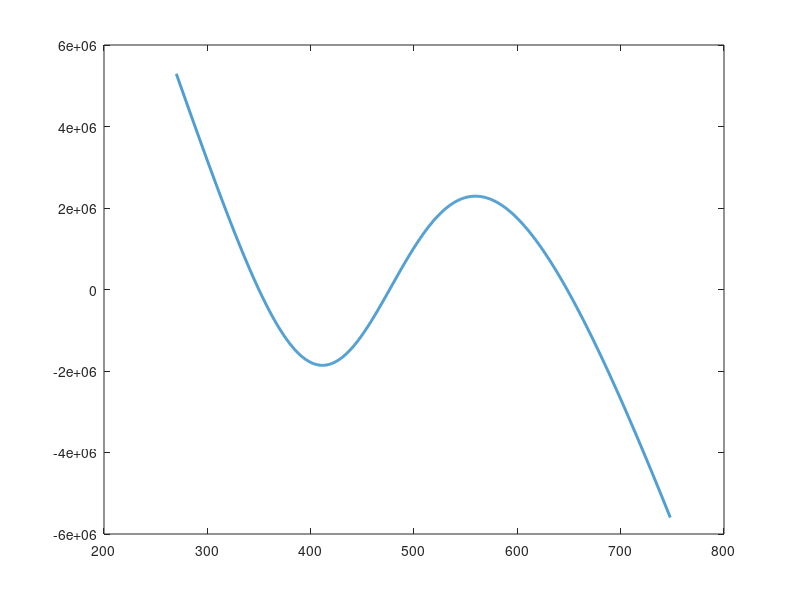

This figure's MATLAB source: (Note: this script raises an error after producing the figure.)
tfinal = 200;
%Parameters
rho = 1000; rhoj = 800; cp = 2500; cpj = 5000; UA = 20000;
V = 0.25; Vj = 0.04;
Q = 25e-3; Qj = 5e-3; Tin = 350; Tjin = 298; cAin = 4000;
k0 = 800; EbyR = 4500; deltaH = -250000;
tau = V / Q; beta = UA / (Qj * rhoj * cpj);
pars = [rho rhoj cp cpj UA V Vj Q Qj Tin Tjin cAin k0 EbyR deltaH];
T = 270:0.1:748;
k = k0*exp(-EbyR./T);

% Graphical Method 
f2 = -deltaH*(k*tau./(1+k*tau))*Q*cAin + Q*rho*cp*(Tin-T)-(UA/(1+beta))*(T-Tjin);
f3 = f2./(Q*rho*cp*(Tin-Tjin)); % normalized
figure('units','normalized','outerposition',[0 0 1 1])
plot(T,f2,'LineWidth',2); refline(0,0); grid on;
xlabel('Tank Temperature (K)','FontSize',14); ylabel('f_2(T)','FontSize',14);

% Initial Guess is chosen from the above graphical method
[a, b] = find((abs(f3)<0.0007));
Tss0 = T(b);
Tjss0 = ((Qj*rhoj*cpj)*Tjin + UA*Tss0)/(Qj*cpj*rhoj + UA);
cAss0 = (Q/V)*cAin./(Q/V + k0*exp(-EbyR./Tss0));

% Use fsolve & plot in f2 vs. T plot
for i = 1:3
    sssolution = fsolve(@(y) cstrss(y,pars), [cAss0(i) Tss0(i) Tjss0(i)]);
    cAss(i) = sssolution(1); Tss(i) = sssolution(2); Tjss(i) = sssolution(3);
end
hold on
plot(Tss(1),0,'bo','MarkerSize',8,'MarkerFaceColor','blue')
hold on
plot(Tss(2),0,'bo','MarkerSize',8,'MarkerFaceColor','red')
hold on
plot(Tss(3),0,'bo','MarkerSize',8,'MarkerFaceColor','blue')

A=cAss;
B=Tss;
C=Tjss;

% Phase Plane plot for the Non-Linear Equations
figure('Name','Phase Plane Plot','units','normalized','outerposition',[0 0 1 1])
plot(cAss(1),Tss(1),'o','MarkerSize',18,'MarkerFaceColor','blue')
hold on
plot(cAss(2),Tss(2),'o','MarkerSize',18,'MarkerFaceColor','red')
hold on
plot(cAss(3),Tss(3),'o','MarkerSize',18,'MarkerFaceColor','blue')
hold on
cA0vec = [500:500:4000]; T0vec = [300:25:500]; Tj0 = 300;
for i = 1:numel(cA0vec)
    for j = 1:numel(T0vec)
        cA0 = cA0vec(i);
        T0 = T0vec(j);
        [t, cT] = ode15s(@(t,cT) cstrss(cT,pars), [0 tfinal], [cA0 T0 Tj0]);
        cAvec = cT(:,1); Tvec = cT(:,2);
        plot(cAvec, Tvec, 'o-')
        xlabel('Concentration of A (mol/m3)','FontSize',14); ylabel('Tank Temperature (K)','FontSize',14);
        hold on;
        plot(cA0,T0,'o','MarkerSize',8,'MarkerEdgeColor','green','MarkerFaceColor','green');
        hold on;
    end
end

% f2 vs. T plots for Tjin = 484K
Tjinvec = [484];
figure('Name','f2 vs. T for different Tjin','units','normalized','outerposition',[0 0 1 1])
for i = 1:numel(Tjinvec)
    Tjin = Tjinvec(i);
    f2 = -deltaH*(k*tau./(1+k*tau))*Q*cAin + Q*rho*cp*(Tin-T)-(UA/(1+beta))*(T-Tjin);
    f3 = f2/max(f2);
    plot(T,f2,'LineWidth',2); refline(0,0); grid on;
    hold on
    xlabel('Tank Temperature (K)','FontSize',14); ylabel('f_2(T)','FontSize',14); title(num2str(Tjin),'FontSize',14);
    [a, b] = find((abs(f3)<0.01));
    Tss0 = T(b);
    Tjss0 = ((Qj*rhoj*cpj)*Tjin + UA*Tss0)/(Qj*cpj*rhoj + UA);
    cAss0 = (Q/V)*cAin./(Q/V + k0*exp(-EbyR./Tss0));
    for j = 1:numel(b)
        pars = [rho rhoj cp cpj UA V Vj Q Qj Tin Tjin cAin k0 EbyR deltaH];
        sssolution = fsolve(@(y) cstrss(y,pars), [cAss0(j) Tss0(j) Tjss0(j)]);
        cAss(j) = sssolution(1); Tss(j) = sssolution(2); Tjss(j) = sssolution(3);
    end
end

% Bifurcation plot with Tj,in as the Bifurcation Parameter
Tin = 350;
clear Tjss 
T = 273:0.1:723;
k = k0*exp(-EbyR./T);
Tjinvec = [50 :3 :500];
Tjssmat = nan*ones(numel(Tjinvec),3);
for i = 1:numel(Tjinvec)
    Tjin = Tjinvec(i);
    f2 = -deltaH*(k*tau./(1+k*tau))*Q*cAin + Q*rho*cp*(Tin-T)-(UA/(1+beta))*(T-Tjin);
    f3 = f2/max(f2);
    b = find(abs(diff(sign(f2)))>0);
    Tss0 = T(b);
    Tjss0 = ((Qj*rhoj*cpj)*Tjin + UA*Tss0)/(Qj*cpj*rhoj + UA);
    cAss0 = (Q/V)*cAin./(Q/V + k0*exp(-EbyR./Tss0));
    for j = 1:numel(b)
        pars = [rho rhoj cp cpj UA V Vj Q Qj Tin Tjin cAin k0 EbyR deltaH];
        sssolution = fsolve(@(y) cstrss(y,pars), [cAss0(j) Tss0(j) Tjss0(j)]);
        cAss(i,j) = sssolution(1); Tss(i,j) = sssolution(2); Tjssmat(i,j) = sssolution(3);
    end
    Tjssmat;
    clear b pos
end   
figure('Name','Bifurcation Plot','units','normalized','outerposition',[0 0 1 1])
plot(Tjinvec, Tjssmat,'ro','MarkerSize',8,'MarkerFaceColor','red')
xlabel('Inlet Jacket Temperature (K)','FontSize',14); ylabel('Steady State Jacket Temperature (K)','FontSize',14); title('Bifurcation Plot','FontSize',14);

disp('Steady state 1 (cA,T,Tj):')
disp(A(1))
disp(B(1))
disp(C(1))
disp('Steady state 2 (cA,T,Tj):')
disp(A(2))
disp(B(2))
disp(C(2))
disp('Steady state 3 (cA,T,Tj):')
disp(A(3))
disp(B(3))
disp(C(3))

%Function definition
function f = cstrss(y,pars)
    cAss = y(1); Tss = y(2); Tjss = y(3);
    parsvec = num2cell(pars);
    [rho, rhoj, cp, cpj, UA, V, Vj, Q, Qj, Tin, Tjin, cAin, k0, EbyR, deltaH] = deal(parsvec{:});
    rA = k0*exp(-EbyR./Tss)*cAss;
    f(1,1) = ((Q/V)*(cAin-cAss)-rA);
    f(2,1) = (Q*rho*cp*(Tin - Tss) - deltaH*rA*V - UA*(Tss-Tjss))/(V*rho*cp);
    f(3,1) = (Qj*rhoj*cpj*(Tjin-Tjss) + UA*(Tss-Tjss))/(Vj*rhoj*cpj);
end